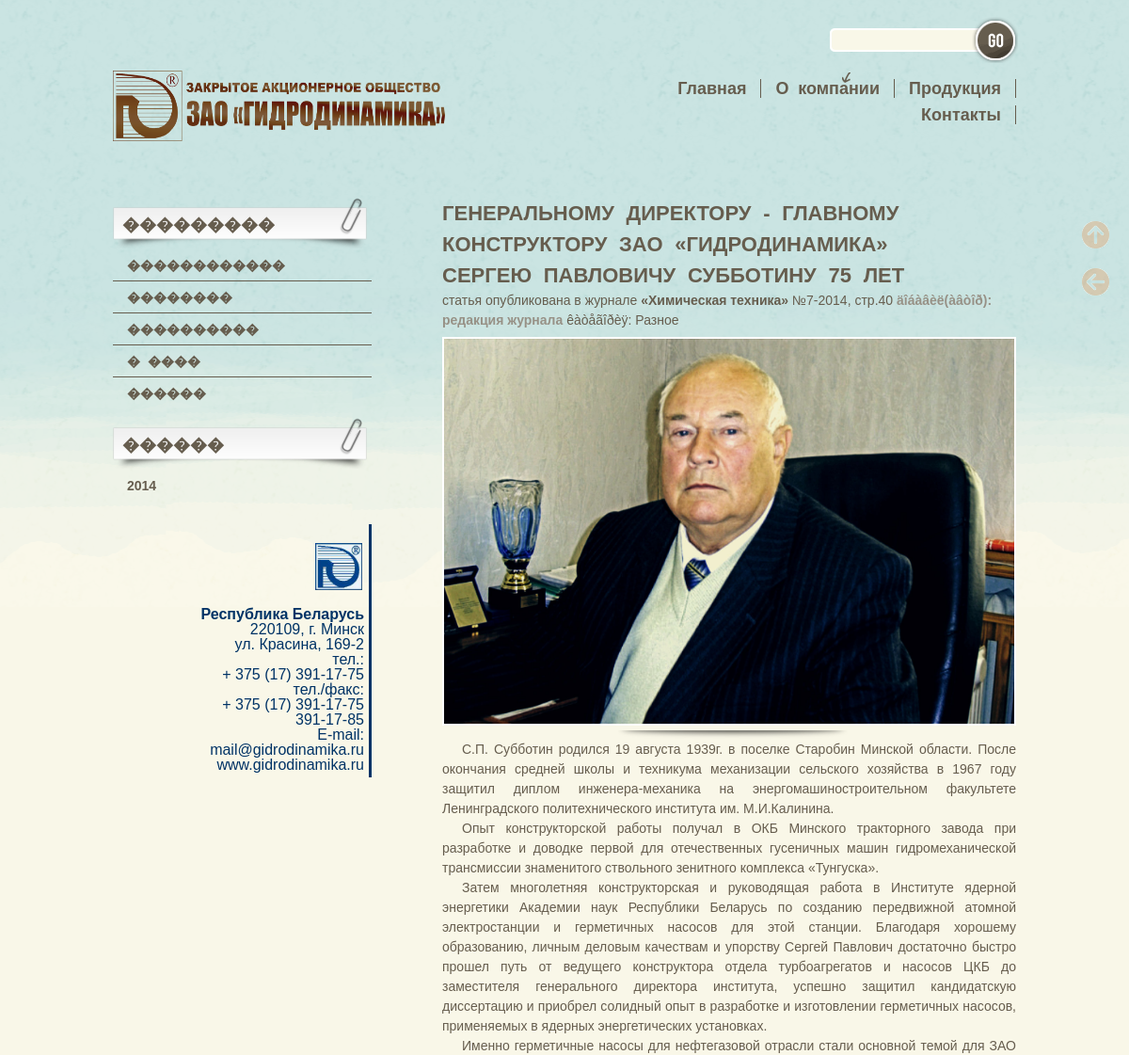
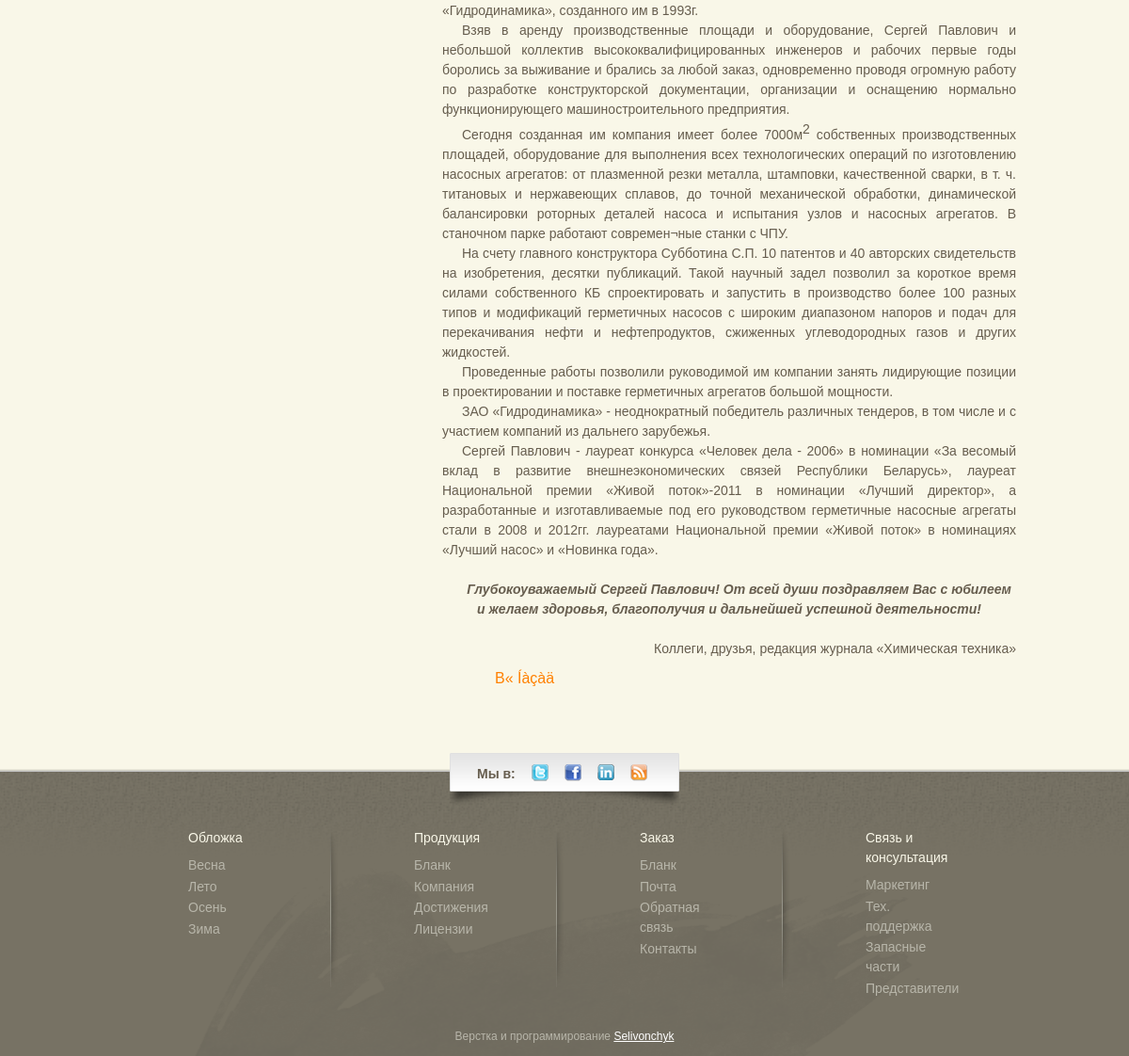
The app's page /gidrodinamika.ru/home/gidrodin/public_html/news.php?new=8 with its own data (2 pictures, top to bottom).
### tables this page shows
CREATE TABLE `news` (
  `id` int(5) NOT NULL,
  `title` varchar(255) NOT NULL,
  `source` varchar(255) NOT NULL,
  `author` varchar(255) NOT NULL,
  `img` varchar(100) NOT NULL,
  `meta_k` varchar(255) NOT NULL,
  `meta_d` varchar(255) NOT NULL,
  `text` text NOT NULL,
  `date` varchar(50) NOT NULL,
  `category` varchar(255) NOT NULL,
  `faces` text NOT NULL
);

### gidrodinamika.ru/home/gidrodin/public_html/news.php (the view, shortened to what this page needs)
<?php
switch($cat)
{
	default:
		$where = "";
		break;
}
if( !isset($_REQUEST['new']))
	$ret_new = 0;
else
{
	if( empty($_REQUEST['new']))
		unset($_REQUEST['new']);
	else
	{
		$id      = $_REQUEST['new'];
		$ret_new = 1;
	}
}
?>
<!DOCTYPE html>
<html lang = "ru">
<head>
	<link href       = "css/style.css"
		  media      = "screen"
		  rel        = "stylesheet"
		  type       = "text/css"
	/>
	<link href       = "css/spring.css"
		  media      = "screen"
		  rel        = "stylesheet"
		  type       = "text/css"
	/>
</head>
<body>
<div class = 'hold_admin'
	 id    = 'right_holder_admin'
>
	<div class = 'navbar'>
		<a class = 'scroll_to_top'
		   href  = '#top'
		   title = 'Âåðíóòüñÿ ê íà÷àëó ñòðàíèöû'
		>
			<img src = "img/arrow_top_oval.png" />
		</a>
		<a class = 'scroll_return'
		   href  = 'javascript:history.back()'
		   title = 'Âåðíóòüñÿ îáðàòíî'
		>
			<img src = "img/arrow_return_oval.png" />
		</a>
	</div>
</div>
<div id = "wrapper">
	<?php include("block/header.php");?>
	<div id = "header">
		<?php include("block/logo_search.php");?>
		<img alt   = "Active"
			 class = "arrow-news"
			 id    = "arrow-top"
			 src   = "img/nav-arrow-top.png"
		/>
	</div>
	<div id = "main">
		<div id = "posts">
		<?php
		if( $ret_new == 0)
		{
			$res_news = mysqlI_query($db,
				"SELECT
					id,
					title,
					source,
					author,
					category,
					img,
					text
				FROM
					news
				$where
				ORDER BY
					date DESC");
			$myrow_news = mysqlI_fetch_array($res_news);
			do
			{
				echo
					"<div class = 'post'>
						<p class = 'post-title custom'>
							".$myrow_news['title']."
						</p>
						<p class = 'post-meta'>
							".$myrow_news['source']."
							<span>
								 äîáàâèë(àâòîð):
								 ".$myrow_news['author']."
							</span>
							 êàòåãîðèÿ:
							 ".$myrow_news['category']."
						</p>
						<div class = 'post-img'>
							<a href = 'news.php?new=".$myrow_news['id']."'>
								<img src   = '".$myrow_news['img']."'
									 width = '621px'
								/>
							</a>
							<span></span>
						</div>
						<div class = 'brief'>
							".substr($myrow_news['text'], 0, 220)."
							... »»»
						</div>
						<a class = 'more'
						   href  = 'news.php?new=".$myrow_news['id']."'
						>
							Áîëüøå
						</a>
					</div>";
			}
			while( $myrow_news = mysqli_fetch_array($res_news));
			mysqli_close($db);
		}
		else
		{
			$res_news = mysqli_query($db,
				"SELECT
					id,
					title,
					source,
					author,
					category,
					img,
					text,
					faces
				FROM
					news
				WHERE
					id = '$id'",);
			$myrow_news = mysql_fetch_array($res_news);
			do
			{
				echo
					"<div class = 'post'>
						<p class = 'post-title custom'>
							".$myrow_news['title']."
						</p>
						<p class = 'post-meta'>
							".$myrow_news['source']."
							<span>
								 äîáàâèë(àâòîð):
								 ".$myrow_news['author']."
							</span>
							 êàòåãîðèÿ:
							 ".$myrow_news['category']."
						</p>
						<div class = 'post-img'>
							<a href = 'javascript:history.back()'>
								<img src   = '".$myrow_news['img']."'
									 width = '621px'
								/>
							</a>
							<span></span>
						</div>
						<div class = 'brief'>
							".$myrow_news['text']."
						</div>
						<div id = 'backlink'>
							<a href = 'javascript:history.back()'>
								Íàçàä
							</a>
						</div>
					</div>";
			}
			while( $myrow_news = mysqli_fetch_array($res_news));
		}
		?>
		</div>
		<div id = "sidebar">
			<?php include("block/menu_old_news.php");?>
			<?php
			if( isset($id))
				include('block/for_article.php');
			?>
		</div>
	</div>
</div>
<?php include("block/footer.php");?>
</body>
</html>

### gidrodinamika.ru/home/gidrodin/public_html/css/style.css (style rules this page uses)
:root { --black-color: #000000; --dull_gray-color: #696969; --gray-color: #808080; --telegray-color: #909090; --pearl_beige-color: #6a5d4d; --maroon_brown-color: #800000; --red-color: #ff0000; --dark_amber-color: #ff7e00; --beige-color: #f5f5dc; --rape_yellow-color: #f3da0b; --white-color: #ffffff; --green_trefoil-color: #009a63; --moderate_blue-color: #395778; --midnight_blue-color: #003366; }
img { border:0; }
.hold_admin { bottom:0; position:fixed; right:0; top:0; width:70px; z-index:2; }
.hold_admin .navbar { bottom:0; position:absolute; top:0; z-index:2; }
.hold_admin .scroll_to_top, .hold_admin .scroll_return { -khtml-opacity:.4; -moz-opacity:.4; display:block; filter:alpha( opacity=40 ); filter:progid: DXImageTransform.Microsoft.Alpha( opacity=40 ); margin:-15px 0 70px 20px; opacity:.4; position:absolute; top:250px; }
.hold_admin .scroll_return { top:300px; }
body { x-background:url(../img/spring/bg.gif) repeat-x top center #f9f7e8; color:#696969; font-family:Arial, Helvetica, sans-serif; font-size:100%; line-height:1; }
div#wrapper { margin:0 auto; position:relative; width:960px; }
.custom { font-weight: bolder; word-spacing: .3em; }
div#header { x-background: url(../img/spring/top-bg.png) no-repeat; height: 210px; overflow: hidden; position: left; width: 100%; }
img#arrow-top { position:relative; top:75px; z-index:1; }
img.arrow-news { left:775px; }
div#main { min-height:650px; overflow:hidden; position:relative; width:100%; }
div#main div#posts, div#main div#post_ind { float:right; width:610px; }
div#posts div.post div.post-img img, div#posts div.single div.post-img img { border:2px solid #FFF; width:606px; }
div#posts div.post div.post-img span, div#posts div.single div.post-img span { background:url(../img/post-shadow.png) no-repeat center bottom; bottom:0; height:20px; left:0; position:absolute; width:614px; z-index:-1; }
div#posts div.post div.post-img, div#posts div.single div.post-img { margin-top:7px; padding-bottom:12px; position:relative; width:612px; }
div#posts div.post p.post-meta span, div#posts div.single p.post-meta span { color:#979186; font-weight:700; }
div#posts div.post p.post-meta, div#posts div.single p.post-meta { color:#665d4e; display:block; font-size:14px; line-height:1.5em; }
div.post_ind p.post-title_ind, div#posts div.post p.post-title, div#posts div.single p.post-title { color:#665d4e; display:block; font-size:22px; line-height:1.5em; padding-right:70px; text-shadow:5px #665d4e; text-transform:uppercase; }
div.post_ind, div#posts div.post, div#posts div.single { margin-bottom:30px; overflow:hidden; position:relative; width:100%; }
div.post_ind p.brief_ind, div#posts div.post .brief, div#posts div.single .brief { color:#665d4e; display:block; font-size:14px; line-height:1.5em; margin-bottom:.5em; text-align:justify; text-indent:1.5em; text-shadow:2px inherit; z-index:-10; }
div#sidebar { float:left; width:275px; }
#backlink a { color:#FF8000; display:block; margin:2px 0 5px 50px; padding:6px; text-decoration:none; text-shadow:0 1px 0 #804000 0 1px 0 #827066; }
#backlink a:before { content:"« "; }

### gidrodinamika.ru/home/gidrodin/public_html/css/spring.css (style rules this page uses)
body { background:#f9f7e8 url(../img/spring/bg1.gif) repeat-x top center; }
body { x-background:#f9f7e8 url(../img/spring/bg.gif) repeat-x top center; }
div#header { x-background:url(../img/spring/top-bg.png) no-repeat; }

### records on screen
news: title "ГЕНЕРАЛЬНОМУ ДИРЕКТОРУ - ГЛАВНОМУ КОНСТРУКТОРУ ЗАО «ГИДРОДИНАМИКА» СЕРГЕЮ ПАВЛОВИЧУ СУББОТИНУ 75 ЛЕТ", source "статья опубликована в журнале «Химическая техника» №7-2014, стр.40", author "редакция журнала", category "Разное", img (picture), text "С.П. Субботин родился 19 августа 1939г. в поселке Старобин Минской области. После окончания средней школы и техникума механизации сельского хозяйства в 1967 году защитил диплом инженера-механика на энергомашиностроительном факультете Ленинградского политехнического института им. М.И.Калинина. Опыт конструкторской работы получал в ОКБ Минского тракторного завода при разработке и доводке первой для отечественных гусеничных машин гидромеханической трансмиссии знаменитого ствольного зенитного комплекса «Тунгуска». Затем многолетняя конструкторская и руководящая работа в Институте ядерной энергетики Академии наук Республики Беларусь по созданию передвижной атомной электростанции и герметичных…"
